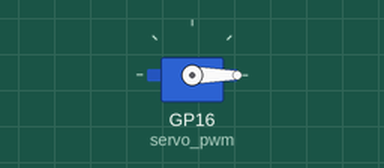
Recording of a program running on a simulated Raspberry Pi Pico running MicroPython. Shown: servo. Servo angles are drawn from the pulse width (0.5 ms = 0°, 2.5 ms = 180°).

Above: at 0.05 s.
At 6.0 s:
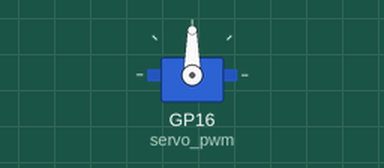
Timing chart, 0 to 7.8 s (numbered marks = the images above):
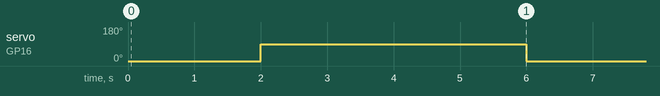

Measured:
- by itself, servo on GP16 (servo_pwm): alternates 90° for 4.0 s and 0° for 2.0 s

The program:

v03.py
```python
import time
from machine import Pin, PWM
from servo import Servo


# create a PWM servo controller (16 - pin Pico)
servo_pwm = PWM(Pin(16))

# Set the parameters of the servo pulses, more details in the "Documentation" section
freq = 50
min_us = 500
max_us = 2500
dead_zone_us = 1500

# create a servo object
my_servo = Servo(
    pwm=servo_pwm, min_us=min_us, max_us=max_us, dead_zone_us=dead_zone_us, freq=freq
)


while True:
    # manually set the servo duty time
    my_servo.set_duty(500)
    time.sleep(2)

    my_servo.set_duty(1500)
    time.sleep(2)

    my_servo.stop()
    time.sleep(2)
```

servo.py
```python
from machine import PWM


class Servo:
    """Servo class for pulse density modulation servos"""

    def __init__(
        self,
        pwm: PWM,
        min_us=500,
        max_us=2500,
        dead_zone_us=1500,
        freq=50,
    ):
        self.pwm = pwm
        self.pwm.freq(freq)
        self._move_period_ms = 1000 // freq
        min_us = min_us if min_us > 0 else 0
        max_us = max_us if min_us < max_us < (1000 // freq) * 1000 else 0
        self._curr_duty = 0
        self.dead_zone_us = dead_zone_us

    def set_duty(self, duty_us: int):
        self._curr_duty = duty_us
        self.pwm.duty_ns(duty_us * 1000)

    def set_angle(self, angle: int):
        angle = min(max(angle, 0), 180)
        duty_us = int(500 + (angle / 180) * 2000)
        self.set_duty(duty_us)

    def get_duty(self) -> int:
        return self._curr_duty

    def stop(self):
        self.set_duty(self.dead_zone_us)

    def deinit(self):
        self.pwm.deinit()
```
